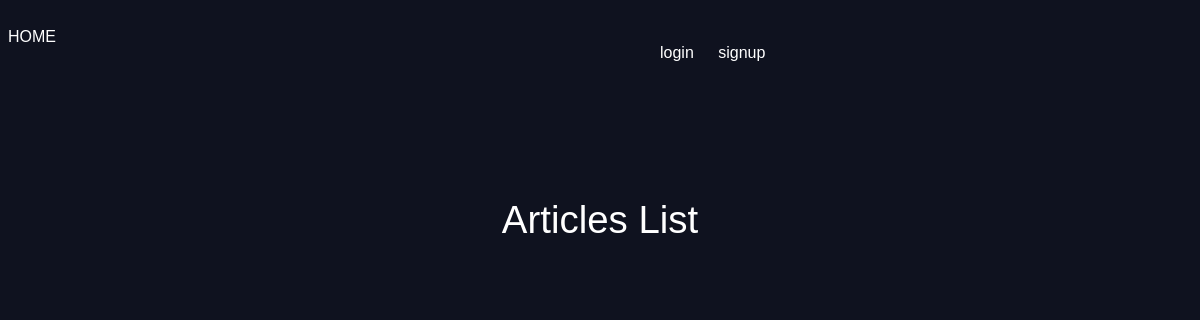
/articles/, run on an earlier commit of the app's database.
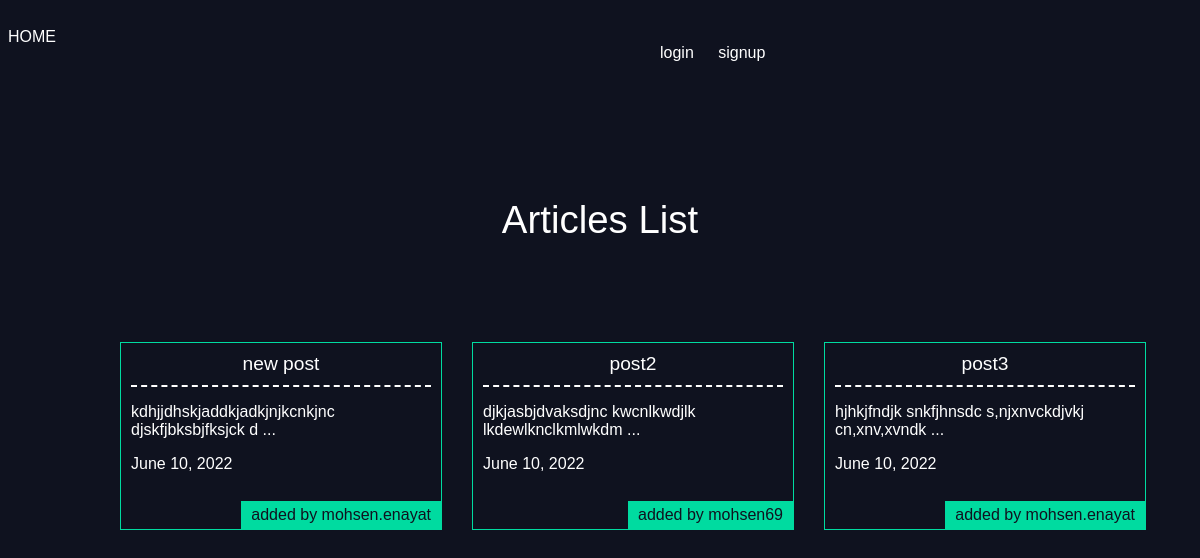
And on a later commit of the database.
### articles/models.py (models this page shows, shortened)
class Article(models.Model):
    title = models.CharField(max_length=100)
    slug = models.SlugField()
    body = models.TextField()
    date = models.DateField(auto_now_add=True)
    image = models.ImageField(default='default.jpg',blank=True)
    author = models.ForeignKey(User, default=None, on_delete=models.CASCADE)
    def kholase_matn(self):
        return self.body[:50] + ' ...'

### articles/views.py (the view)
# urls.py: path('', views.articles_list, name="list"),
def articles_list(request):
    articles = models.Article.objects.all().order_by('-date')
    args = {'articles': articles}
    return render(request, 'articles/articleslist.html', args)

### articles/templates/articles/articleslist.html (shortened to what this page needs)
{% extends 'base.html' %}
{%block content%}
<h1>Articles List</h1>
<div class="articles">
    {% for article in articles %}
    <div class="article">
        <h2><a href="{% url 'articles:detail' slug=article.slug %}">{{article.title}}</a></h2>
        <p class="text">{{article.kholase_matn}}</p>
        <p class="text">{{article.date}}</p>
        <p class="author">added by {{article.author.username}}</p>
    </div>
    {% endfor %}
</div>
{%endblock%}

### templates/base.html (shortened to what this page needs)
{% load static %}
<!DOCTYPE html>
<html lang="en">
<head>
    <link rel="stylesheet" href="{% static 'style.css'%}" />
</head>
<body>
    <header>
        <h4><a href="{% url 'articles:list' %}">HOME</a></h4>
        <nav>
            <ul>
                {% if user.is_authenticated %}
                <li>
                    <form action="{%url 'accounts:logout'%}" class="logout-link" method="post">
                        {%csrf_token%}
                        <button type="submit">logout</button>
                    </form>
                </li>
                <li><a href="{% url 'articles:create' %}" class="highlight">create new article</a></li>
                {% else %}
                <li><a href="{% url 'accounts:login' %}">login</a></li>
                <li><a href="{% url 'accounts:signup' %}">signup</a></li>
                {% endif %}
            </ul>
        </nav>
    </header>
    <div class="wrapper">
        {%block content%}
        {%endblock%}
    </div>
</body>
</html>

### assets/style.css (style rules this page uses)
body { background-color: #0f121f; color: #fff; }
body * { font-family: Arial, Helvetica, sans-serif; }
h1, h2, h3, h4, h5 { font-weight: normal; margin: 0; }
a, a:hover, a:visited { color: #fff; text-decoration: none; }
.wrapper { max-width: 960px; margin: 0 auto; }
div.wrapper h1 { text-align: center; margin: 100px auto; font-size: 2.4em; }
header { display: grid; grid-template-columns: 1fr 1fr; padding: 20px 0; }
nav li { display: inline-block; margin-left: 20px; }
.articles { display: grid; grid-template-columns: 1fr 1fr 1fr; grid-gap: 30px; }
.article { padding: 10px; border: 1px solid #00dba0; position: relative; padding-bottom: 40px; }
.articles .article { width: 300px; overflow: hidden; }
.article h2 { font-size: 1.2em; text-align: center; border-bottom: 2px dashed #fff; padding-bottom: 10px; }
.article p.text { width: 98%; word-wrap: break-word; }
.article .author { background-color: #00dba0; color: #0f121f; position: absolute; margin: 0; right: 0; bottom: 0; padding: 5px 10px; }

What changed in the data, as far as the page shows it:
added Article: title "new post", kholase_matn "kdhjjdhskjaddkjadkjnjkcnkjnc djskfjbksbjfksjck d ...", date "June 10, 2022", author.username "mohsen.enayat"
added Article: title "post2", kholase_matn "djkjasbjdvaksdjnc kwcnlkwdjlk lkdewlknclkmlwkdm ...", date "June 10, 2022", author.username "mohsen69"
added Article: title "post3", kholase_matn "hjhkjfndjk snkfjhnsdc s,njxnvckdjvkj cn,xnv,xvndk ...", date "June 10, 2022", author.username "mohsen.enayat"
